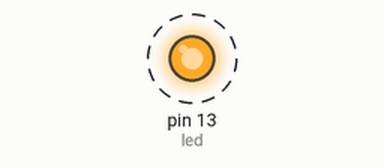
A sketch run on a simulated Arduino Pro Mini, built with avr-gcc and run on an emulated ATmega328P. On the bench: output pins drawn as LEDs (lit = HIGH). Dashed ring = blinking.

Above: at 0.1 s.
Timing chart, 0 to 3.0 s (numbered marks = the images above):
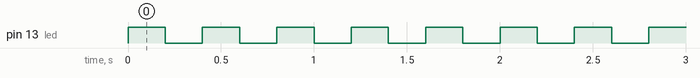

Measured:
- by itself, pin 13 (led): alternates HIGH for 0.20 s and LOW for 0.20 s

The sketch:

1_USB-to-TTL.ino
```cpp
/*
  USB to TTL 을 사용하여 통신하는 경우 사용 전압, 보드에 맞게 연결해야 함

  YP-01 모델의 경우 PL2303 드라이버를 설치해야 함
  장치관리자의 포트에서 자동으로 설치된 PL2303HXA PHASED OUT SINCE 2012.... 을
  삭제(소프트웨어까지 완전 삭제)하고
  드라이버를 설치(폴더에 있음)하면 포트에서 Prolific USB-to-Serial Comm Port가 설치된 것을 확인할 수 있음

  참고로 "PL2303HXA PHASED OUT SINCE 2012. PLEASE CONTACT YOUR SUPPLIER" 란 오류가 발생한 경우
  Win10에서는 자동으로 최신 버전의 드라이브가 설치되는데
  해당 제품은 2012년도로 사용이 폐지된다는 내용으로 최신 드라이브와 해당 장치가 맞지 않는다는 내용임
  따라서 이전년도 드라이브를 다시 설치하면 문제가 해결된다.
*/

/*
  pro mini 업로드시
  툴 - 보드, 프로세서를 맞게 설정한 후(프로그래머는 바꿀 필요 없음)
  파일- 환경설정에서  "업로드 출력 자세히 보기"를 클릭한 뒤

  리셋 핀이 없는 경우(PL2303 등 4핀을 사용하는 TTL to USB 케이블)는
  자동리셋 기능이 없기 때문에 업로드 시 수동으로 리셋을 시켜줘야 함

  포트, 프로그래머, 보드레이트 등의 정보가 나올 때 즉시 리셋 버튼을 클릭해줘야 한다
  메세지 예시)
         System wide configuration file is "C:\Program Files (x86)\Arduino\hardware\tools\avr/etc/avrdude.conf"

         Using Port                    : COM9
         Using Programmer              : arduino
         Overriding Baud Rate          : 57600
*/

//FTDI USB시리얼 변환기를 사야 편할 듯...

#define led 13 //pro mini 내장 led는 13번 핀

void setup() {
  pinMode(led, OUTPUT);
}

void loop() {
  digitalWrite(led, HIGH);
  delay(200);
  digitalWrite(led, LOW);
  delay(200);
}
```
